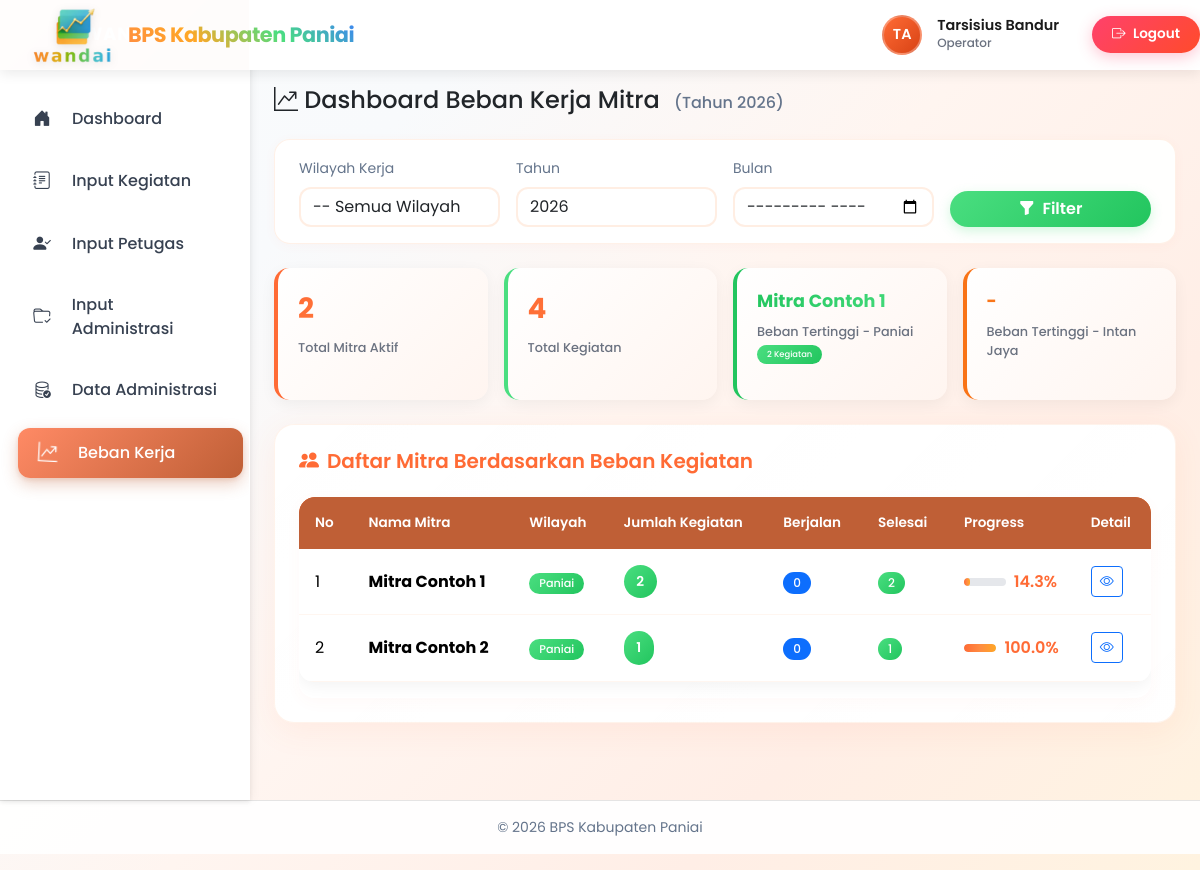
Page /index.php?controller=beban_kerja (signed in) on the committed database.
### tables this page shows
CREATE TABLE `mitra` (
  `id` int(11) NOT NULL,
  `nama` varchar(255) NOT NULL,
  `nik` varchar(16) DEFAULT NULL,
  `alamat` text DEFAULT NULL,
  `wilayah_kerja` enum('Paniai','Intan Jaya','Deiyai') DEFAULT 'Paniai',
  `email` varchar(150) NOT NULL,
  `password` varchar(255) NOT NULL,
  `status` enum('aktif','nonaktif') DEFAULT 'aktif',
  `created_at` timestamp NULL DEFAULT current_timestamp(),
  `updated_at` timestamp NULL DEFAULT current_timestamp() ON UPDATE current_timestamp()
);

### controllers/BebanKerjaController.php (called while the page is built, shortened)
<?php
class BebanKerjaController
{
    public function index()
    {
        require 'config/database.php';
        $filterWilayah = $_GET['wilayah'] ?? '';
        $filterBulan = $_GET['bulan'] ?? '';
        $filterTahun = $_GET['tahun'] ?? date('Y');
        $sqlYears = "
            SELECT DISTINCT YEAR(kd.rentang_waktu_mulai) AS tahun
            FROM kegiatan_detail kd
            WHERE kd.rentang_waktu_mulai IS NOT NULL
            UNION
            SELECT DISTINCT YEAR(kd.rentang_waktu_selesai) AS tahun
            FROM kegiatan_detail kd
            WHERE kd.rentang_waktu_selesai IS NOT NULL
            ORDER BY tahun DESC
        ";
        $stmtYears = $pdo->query($sqlYears);
        $availableYears = $stmtYears->fetchAll(PDO::FETCH_COLUMN);
        $kegiatanFilterSql = "";
        $kegiatanParams = [];
        if (!empty($filterTahun) && $filterTahun !== 'all') {
            $kegiatanFilterSql .= " AND (YEAR(kd.rentang_waktu_mulai) = ? OR YEAR(kd.rentang_waktu_selesai) = ?)";
            $kegiatanParams[] = $filterTahun;
            $kegiatanParams[] = $filterTahun;
        }
        $sql = "
            SELECT
                m.id,
                m.nama,
                m.nik,
                m.email,
                m.alamat,
                m.wilayah_kerja,
                m.status,
                COUNT(DISTINCT kp.kegiatan_detail_id) AS jumlah_kegiatan,
                COUNT(DISTINCT CASE
                    WHEN kd.rentang_waktu_mulai <= CURDATE() AND kd.rentang_waktu_selesai >= CURDATE()
                    THEN kp.kegiatan_detail_id
                END) AS kegiatan_berjalan,
                COUNT(DISTINCT CASE
                    WHEN kd.rentang_waktu_selesai < CURDATE()
                    THEN kp.kegiatan_detail_id
                END) AS kegiatan_selesai,
                CASE
                    WHEN SUM(kp.target) > 0 THEN ROUND((SUM(kp.realisasi) / SUM(kp.target)) * 100, 2)
                    ELSE 0
                END AS progress_keseluruhan
            FROM mitra m
            LEFT JOIN kegiatan_petugas kp ON kp.petugas_id = m.id AND kp.petugas_source = 'mitra'
            LEFT JOIN kegiatan_detail kd ON kd.id = kp.kegiatan_detail_id
            WHERE m.status = 'aktif'
            " . ($filterWilayah ? " AND m.wilayah_kerja = ?" : "") . "
            " . str_replace("?", "?", $kegiatanFilterSql) . "
            GROUP BY m.id, m.nama, m.nik, m.email, m.alamat, m.wilayah_kerja, m.status
            ORDER BY jumlah_kegiatan DESC, m.nama ASC
        ";
        $params = [];
        $params = array_merge($params, $kegiatanParams);
        $stmt = $pdo->prepare($sql);
        $stmt->execute($params);
        $dataMitra = $stmt->fetchAll(PDO::FETCH_ASSOC);
        $sqlTotalKegiatan = "
            SELECT COUNT(DISTINCT kd.id) AS total
            FROM kegiatan_detail kd
            WHERE 1=1
            " . $kegiatanFilterSql . "
        ";
        $stmtTotal = $pdo->prepare($sqlTotalKegiatan);
        $stmtTotal->execute($kegiatanParams);
        $totalKegiatanResult = $stmtTotal->fetch(PDO::FETCH_ASSOC);
        $totalKegiatan = (int)($totalKegiatanResult['total'] ?? 0);
        $totalMitra = count($dataMitra);
        $mitraBebanTertinggiPaniai = null;
        $mitraBebanTertinggiIntanJaya = null;
        foreach ($dataMitra as $mitra) {
            $wilayah = strtolower(trim($mitra['wilayah_kerja'] ?? ''));
            if (strpos($wilayah, 'paniai') !== false) {
                if ($mitraBebanTertinggiPaniai === null || $mitra['jumlah_kegiatan'] > $mitraBebanTertinggiPaniai['jumlah_kegiatan']) {
                    $mitraBebanTertinggiPaniai = $mitra;
                }
            } elseif (strpos($wilayah, 'intan') !== false || strpos($wilayah, 'jaya') !== false) {
                if ($mitraBebanTertinggiIntanJaya === null || $mitra['jumlah_kegiatan'] > $mitraBebanTertinggiIntanJaya['jumlah_kegiatan']) {
                    $mitraBebanTertinggiIntanJaya = $mitra;
                }
            }
        }
        $currentFilters = [
            'wilayah' => $filterWilayah,
            'bulan' => $filterBulan,
            'tahun' => $filterTahun
        ];
        include 'views/beban_kerja/index.php';
    }
}

### index.php (called while the page is built, shortened)
<?php
$action     = $_GET['action'] ?? 'index';
$obj = new $className();
$obj->$action();

### views/beban_kerja/index.php (the view, shortened to what this page needs)
<?php
include __DIR__ . '/../layouts/header.php';
$filterTahun = $currentFilters['tahun'] ?? date('Y');
$filterBulan = $currentFilters['bulan'] ?? '';
?>
<div class="d-flex">
  <div class="sidebar"><?php include __DIR__ . '/../layouts/sidebar.php'; ?></div>
  <div class="flex-grow-1">
    <div class="content-wrapper">
      <h4 class="mb-4">
        <i class="bi bi-graph-up-arrow"></i> Dashboard Beban Kerja Mitra
        <small class="text-muted fs-6 ms-2">(Tahun <?= htmlspecialchars($filterTahun) ?>)</small>
      </h4>
      <div class="filter-card">
        <form method="GET" action="index.php" class="row g-3 align-items-end">
          <div class="col-md-3">
            <label class="form-label small text-muted">Wilayah Kerja</label>
            <select name="wilayah" class="form-select">
              <option value="">-- Semua Wilayah --</option>
            </select>
          </div>
          <div class="col-md-3">
            <label class="form-label small text-muted">Tahun</label>
            <select name="tahun" class="form-select">
              <?php foreach ($availableYears ?? [] as $y): ?>
                <option value="<?= $y ?>" <?= $filterTahun == $y ? 'selected' : '' ?>><?= $y ?></option>
              <?php endforeach; ?>
            </select>
          </div>
          <div class="col-md-3">
            <label class="form-label small text-muted">Bulan</label>
            <input type="month" name="bulan" class="form-control" value="<?= htmlspecialchars($filterBulan) ?>">
          </div>
          <div class="col-md-3">
            <button type="submit" class="btn btn-primary w-100"><i class="bi bi-funnel-fill me-1"></i> Filter</button>
          </div>
        </form>
      </div>
      <div class="row g-3 mb-4">
        <div class="col-md-3 col-6">
          <div class="stat-card primary">
            <p class="stat-value"><?= $totalMitra ?></p>
            <p class="stat-label">Total Mitra Aktif</p>
          </div>
        </div>
        <div class="col-md-3 col-6">
          <div class="stat-card success">
            <p class="stat-value"><?= $totalKegiatan ?></p>
            <p class="stat-label">Total Kegiatan</p>
          </div>
        </div>
        <div class="col-md-3 col-6">
          <div class="stat-card paniai">
            <?php if ($mitraBebanTertinggiPaniai): ?>
              <p class="stat-value small paniai"><?= htmlspecialchars($mitraBebanTertinggiPaniai['nama']) ?></p>
              <p class="stat-label">Beban Tertinggi - Paniai</p>
              <p class="stat-sublabel"><span class="badge bg-success"><?= $mitraBebanTertinggiPaniai['jumlah_kegiatan'] ?> Kegiatan</span></p>
            <?php else: ?>
              <p class="stat-value small paniai">-</p>
              <p class="stat-label">Beban Tertinggi - Paniai</p>
            <?php endif; ?>
          </div>
        </div>
        <div class="col-md-3 col-6">
          <div class="stat-card intanjaya">
            <?php if ($mitraBebanTertinggiIntanJaya): ?>
              <p class="stat-value small intanjaya"><?= htmlspecialchars($mitraBebanTertinggiIntanJaya['nama']) ?></p>
              <p class="stat-label">Beban Tertinggi - Intan Jaya</p>
              <p class="stat-sublabel"><span class="badge bg-orange text-white"><?= $mitraBebanTertinggiIntanJaya['jumlah_kegiatan'] ?> Kegiatan</span></p>
            <?php else: ?>
              <p class="stat-value small intanjaya">-</p>
              <p class="stat-label">Beban Tertinggi - Intan Jaya</p>
            <?php endif; ?>
          </div>
        </div>
      </div>
      <div class="beban-kerja-card">
        <h5 class="mb-4" style="color: #ff6b35; font-weight: 600;">
          <i class="bi bi-people-fill me-2"></i>Daftar Mitra Berdasarkan Beban Kegiatan
        </h5>
        <?php if (empty($dataMitra)): ?>
          <div class="alert alert-info"><i class="bi bi-info-circle me-2"></i>Belum ada data mitra.</div>
        <?php else: ?>
          <div class="table-responsive">
            <table class="table table-modern">
              <thead>
                <tr>
                  <th>No</th>
                  <th>Nama Mitra</th>
                  <th>Wilayah</th>
                  <th>Jumlah Kegiatan</th>
                  <th>Berjalan</th>
                  <th>Selesai</th>
                  <th>Progress</th>
                  <th>Detail</th>
                </tr>
              </thead>
              <tbody>
                <?php $no = 1; foreach ($dataMitra as $mitra):
                  $jumlahKegiatan = (int)$mitra['jumlah_kegiatan'];
                  $kegiatanBerjalan = (int)$mitra['kegiatan_berjalan'];
                  $kegiatanSelesai = (int)$mitra['kegiatan_selesai'];
                  $progress = (float)$mitra['progress_keseluruhan'];
                  $badgeClass = 'low';
                  $wilayah = strtolower(trim($mitra['wilayah_kerja'] ?? ''));
                  $wilayahBadgeClass = 'bg-secondary';
                  if (strpos($wilayah, 'paniai') !== false) $wilayahBadgeClass = 'bg-success';
                  elseif (strpos($wilayah, 'intan') !== false) $wilayahBadgeClass = 'bg-orange text-white';
                ?>
                  <tr>
                    <td><?= $no++ ?></td>
                    <td><strong><?= htmlspecialchars($mitra['nama']) ?></strong></td>
                    <td><span class="badge <?= $wilayahBadgeClass ?>" style="font-size:0.7rem;"><?= htmlspecialchars($mitra['wilayah_kerja'] ?? '-') ?></span></td>
                    <td><span class="badge-kegiatan <?= $badgeClass ?>"><?= $jumlahKegiatan ?></span></td>
                    <td><span class="badge bg-primary"><?= $kegiatanBerjalan ?></span></td>
                    <td><span class="badge bg-success"><?= $kegiatanSelesai ?></span></td>
                    <td style="min-width:120px;">
                      <div class="d-flex align-items-center gap-2">
                        <div class="flex-grow-1"><div class="progress-bar-modern"><div class="progress-fill" style="width:<?= min($progress, 100) ?>%"></div></div></div>
                        <span style="font-weight:600;color:#ff6b35;min-width:45px;"><?= number_format($progress, 1) ?>%</span>
                      </div>
                    </td>
                    <td>
                      <?php if ($jumlahKegiatan > 0): ?>
                        <button class="btn btn-sm btn-outline-primary" onclick="showDetailKegiatan(<?= $mitra['id'] ?>, '<?= htmlspecialchars($mitra['nama'], ENT_QUOTES) ?>')"><i class="bi bi-eye"></i></button>
                      <?php else: ?>-<?php endif; ?>
                    </td>
                  </tr>
                <?php endforeach; ?>
              </tbody>
            </table>
          </div>
        <?php endif; ?>
      </div>
      </div>
    </div>
  </div>
<?php include __DIR__ . '/../layouts/footer.php'; ?>

### views/layouts/header.php (style rules this page uses)
:root { --bs-body-font-family: 'Poppins', sans-serif; --bs-font-sans-serif: 'Poppins', sans-serif; --primary-color: #F3C623; --bg-soft: #FEF3E2; --accent-1: #FFB22C; --accent-2: #FA812F; --sidebar-width: 250px; --header-height: 70px; --dark-primary: #1a1a1a; --dark-secondary: #2d3748; --orange-gradient: linear-gradient(135deg, #ff6b35 0%, #d84315 100%); --terracotta-gradient: linear-gradient(135deg, #ff8a65 0%, #bf5f36 100%); --primary-gradient: linear-gradient(135deg, #ff6b35 0%, #ff8c42 25%, #ffa726 50%, #ff7043 75%, #d84315 100%); --secondary-gradient: linear-gradient(135deg, #ff8a65 0%, #bf5f36 100%); --tertiary-gradient: linear-gradient(135deg, #ffcc80 0%, #ff8c42 100%); --success-gradient: linear-gradient(135deg, #4ade80 0%, #22c55e 100%); --warning-gradient: linear-gradient(135deg, #fbbf24 0%, #f59e0b 100%); --danger-gradient: linear-gradient(135deg, #f87171 0%, #ef4444 100%); --glass-bg: rgba(255, 255, 255, 0.25); --glass-border: rgba(255, 255, 255, 0.18); --glass-white: rgba(255, 255, 255, 0.95); --glass-orange: rgba(255, 140, 66, 0.1); --soft-orange: #fff3e0; --light-orange: #ffcc80; --orange-500: #ff7043; --orange-600: #ff5722; }
* { will-change: auto; box-sizing: border-box; }
body { background: linear-gradient(135deg, #fafbfc 0%, #f8fafc 25%, #fff5f0 50%, #ffeee6 75%, #fff3e0 100%); font-family: var(--bs-body-font-family); min-height: 100vh; margin: 0; padding: 0; }
.sidebar { background: rgba(255, 255, 255, 0.98); border-right: 1px solid rgba(255, 255, 255, 0.2); width: var(--sidebar-width); height: 100vh; position: fixed; top: 0; left: 0; box-shadow: 2px 0 10px rgba(0, 0, 0, 0.05); z-index: 999; padding-top: var(--header-height); }
.content-wrapper { margin-left: var(--sidebar-width); padding: 1.5rem; min-height: calc(100vh - var(--header-height)); padding-top: 1rem; }
.card, .filter-card, .filter-section { background: var(--glass-white) !important; border: 1px solid rgba(255, 140, 66, 0.12) !important; border-radius: 16px !important; box-shadow: 0 2px 12px rgba(255, 112, 67, 0.04) !important; }
.btn-primary, .btn[style*="background-color: #28a745"], .btn-success, button.btn.btn-success, a.btn.btn-success { background: var(--success-gradient) !important; border: none !important; color: white !important; border-radius: 25px !important; font-weight: 600 !important; transition: all 0.2s ease !important; box-shadow: 0 4px 12px rgba(74, 222, 128, 0.25) !important; }
.form-control, .form-select { border: 2px solid rgba(255, 140, 66, 0.15) !important; border-radius: 12px !important; background: var(--glass-white) !important; transition: all 0.2s ease !important; }
input[type="date"], select.form-control, select.form-select { border: 2px solid rgba(255, 140, 66, 0.15) !important; border-radius: 12px !important; background: var(--glass-white) !important; }
.table-responsive, .card-body { background: var(--glass-white) !important; border-radius: 16px !important; overflow: hidden !important; box-shadow: 0 4px 16px rgba(255, 112, 67, 0.04) !important; }
.table thead th, .bg-secondary, .bg-dark { background: #bf5f36 !important; color: white !important; font-weight: 600 !important; border: none !important; }
.table tbody td { background: var(--glass-white) !important; border-bottom: 1px solid rgba(255, 140, 66, 0.08) !important; border-left: none !important; border-right: none !important; }
.badge { border-radius: 16px !important; font-weight: 500 !important; padding: 5px 10px !important; }
.badge-success, .bg-success { background: var(--success-gradient) !important; color: white !important; }
.text-muted { color: #64748b !important; }
.dataTables_wrapper, .dataTables_wrapper .dataTables_filter input, .dataTables_wrapper .dataTables_length select, .dataTables_wrapper .dataTables_info, .dataTables_wrapper .dataTables_paginate, table, .table, .badge, .btn, .form-control, .form-select { font-family: 'Poppins', sans-serif !important; }
select option { background: white !important; color: #2d3748 !important; }
.btn, .form-control, .form-select, .page-link { transition: all 0.2s cubic-bezier(0.4, 0, 0.2, 1) !important; }

### rows in the picture
mitra: nama "Mitra Contoh 1", wilayah_kerja "Paniai", jumlahKegiatan "2", kegiatanBerjalan "0", kegiatanSelesai "2", min($progress, 100) 14.29 (drawn), progress "14.3"
mitra: nama "Mitra Contoh 2", wilayah_kerja "Paniai", jumlahKegiatan "1", kegiatanBerjalan "0", kegiatanSelesai "1", min($progress, 100) 100 (drawn), progress "100.0"

### other values in the picture
substr($name, 0, 2) "TA"
$name "Tarsisius Bandur"
$role "Operator"
$totalMitra "2"
$totalKegiatan "4"
$mitraBebanTertinggiPaniai['jumlah_kegiatan'] "2"
form field tahun "2026"
